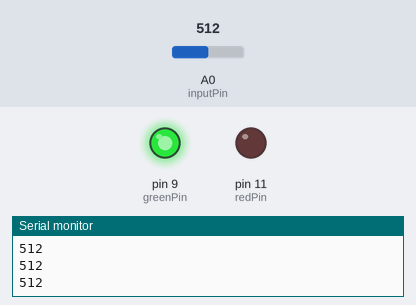
This sketch was run on a simulated Arduino Uno, built with avr-gcc and run on an emulated ATmega328P. Shown: output pins drawn as LEDs (lit = HIGH), the last lines printed to the serial monitor. The inputs (shaded band) are chosen by the test bench; at power-on: A0 (inputPin) = 512.

Above: at 1.3 s.
1.4 s: A0 (inputPin) set to 306
At 2.0 s:
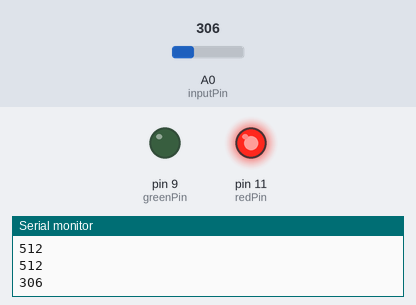
3.0 s: A0 (inputPin) set to 511
At 4.2 s:
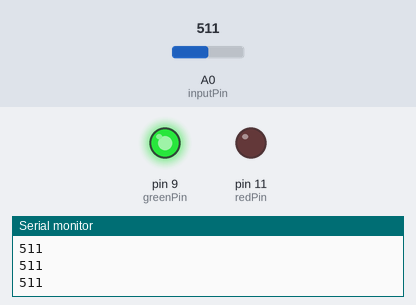
4.5 s: A0 (inputPin) set to 122
At 5.6 s:
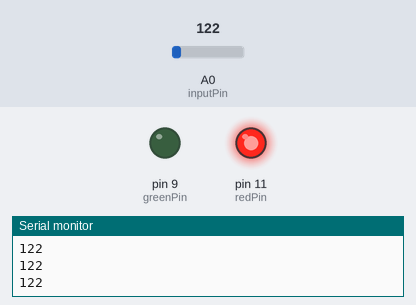
Timing chart, 0 to 7.5 s (numbered marks = the images above; inputs shaded):
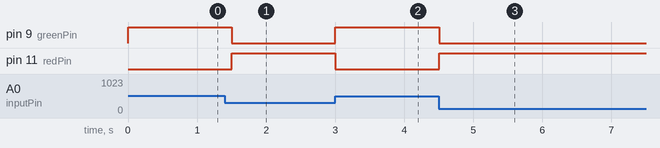

The sketch:

photoresistor.ino
```cpp
int inputPin = A0;
int redPin = 11;
int greenPin = 9;
int lightValue;
int lightAmount = 500;

void setup() {
  // put your setup code here, to run once:
  pinMode(inputPin, INPUT);
  pinMode(redPin, 9);
  pinMode(greenPin, 11);
  Serial.begin(9600);
}

void loop() {
  // put your main code here, to run repeatedly:
  lightValue = analogRead(inputPin);
  Serial.println(lightValue);

  if(lightValue > lightAmount){
    digitalWrite(greenPin, HIGH);
    digitalWrite(redPin, LOW);
  } else if (lightValue < lightAmount) {
    digitalWrite(greenPin, LOW);
    digitalWrite(redPin, HIGH);
  } else {
    digitalWrite(greenPin, LOW);
    digitalWrite(redPin, LOW);
  }

  delay(500);
}
```

Measured:
- after the input at 1.4 s, pin 9 (greenPin): HIGH → LOW after 0.10 s; pin 11 (redPin): LOW → HIGH after 0.10 s
- after the input at 3.0 s, pin 9 (greenPin): LOW → HIGH at once; pin 11 (redPin): HIGH → LOW at once
- after the input at 4.5 s, pin 9 (greenPin): HIGH → LOW at once; pin 11 (redPin): LOW → HIGH at once
